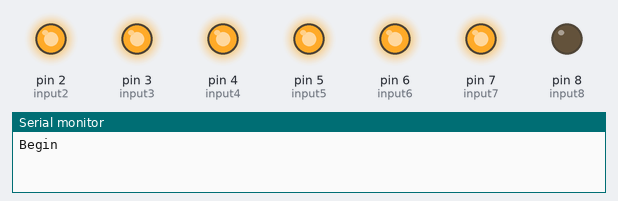
A sketch run on a simulated Arduino Uno, built with avr-gcc and run on an emulated ATmega328P. Shown: output pins drawn as LEDs (lit = HIGH), the last lines printed to the serial monitor.

Above: at 0.5 s.
At 2.5 s:
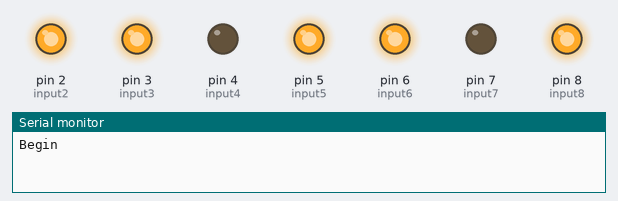
At 3.5 s:
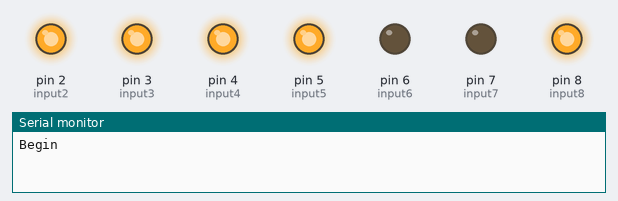
At 5.5 s:
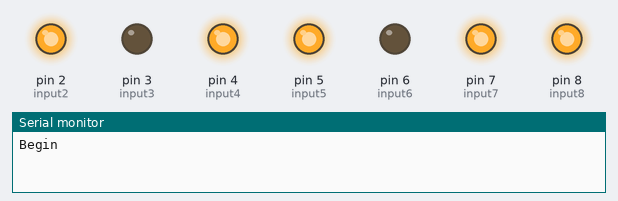
At 8.5 s:
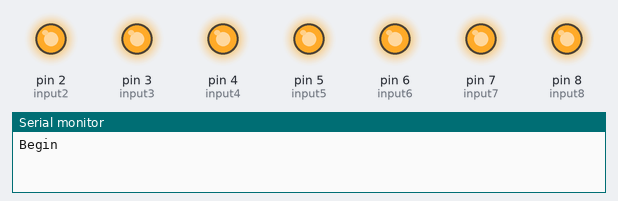
At 11.5 s:
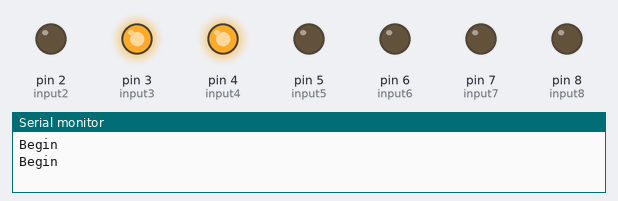
Timing chart, 0 to 13.0 s (numbered marks = the images above):
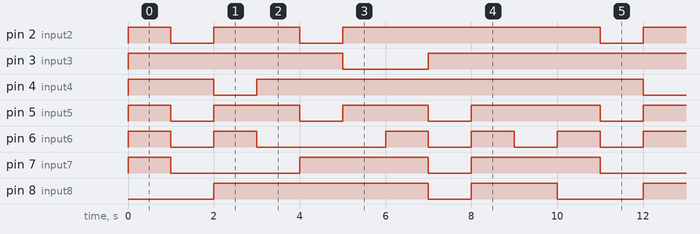

The sketch:

task4.ard.ino
```cpp
int input2 = 2;
int input3 = 3;
int input4 = 4;
int input5 = 5;
int input6 = 6;
int input7 = 7;
int input8 = 8;

int inPutPinA;
int inPutPinB;
int inPutPinC;
int inPutPinD;
int inPutPinE;
int inPutPinF;
int inPutPinG;

void setup() {
  Serial.begin(9600);
  pinMode(input2,OUTPUT);
  pinMode(input3,OUTPUT);
  pinMode(input4,OUTPUT);
  pinMode(input5,OUTPUT);
  pinMode(input6,OUTPUT);
  pinMode(input7,OUTPUT);
  pinMode(input8,OUTPUT);
}

void loop() {
  Serial.println("Begin");
  inPutPinA = HIGH;
  inPutPinB = HIGH;
  inPutPinC = HIGH;
  inPutPinD = HIGH;
  inPutPinE = HIGH;
  inPutPinF = HIGH;
  inPutPinG = LOW;
  digitalWrite(input2, inPutPinA);
  digitalWrite(input3, inPutPinB);
  digitalWrite(input4, inPutPinC);
  digitalWrite(input5, inPutPinD);
  digitalWrite(input6, inPutPinE);
  digitalWrite(input7, inPutPinF);
  digitalWrite(input8, inPutPinG);
  delay(1000);

  inPutPinA = LOW;
  inPutPinB = HIGH;
  inPutPinC = HIGH;
  inPutPinD = LOW;
  inPutPinE = LOW;
  inPutPinF = LOW;
  inPutPinG = LOW;
  digitalWrite(input2, inPutPinA);
  digitalWrite(input3, inPutPinB);
  digitalWrite(input4, inPutPinC);
  digitalWrite(input5, inPutPinD);
  digitalWrite(input6, inPutPinE);
  digitalWrite(input7, inPutPinF);
  digitalWrite(input8, inPutPinG);
  delay(1000);

  inPutPinA = HIGH;
  inPutPinB = HIGH;
  inPutPinC = LOW;
  inPutPinD = HIGH;
  inPutPinE = HIGH;
  inPutPinF = LOW;
  inPutPinG = HIGH;
  digitalWrite(input2, inPutPinA);
  digitalWrite(input3, inPutPinB);
  digitalWrite(input4, inPutPinC);
  digitalWrite(input5, inPutPinD);
  digitalWrite(input6, inPutPinE);
  digitalWrite(input7, inPutPinF);
  digitalWrite(input8, inPutPinG);
  delay(1000);

  inPutPinA = HIGH;
  inPutPinB = HIGH;
  inPutPinC = HIGH;
  inPutPinD = HIGH;
  inPutPinE = LOW;
  inPutPinF = LOW;
  inPutPinG = HIGH;
  digitalWrite(input2, inPutPinA);
  digitalWrite(input3, inPutPinB);
  digitalWrite(input4, inPutPinC);
  digitalWrite(input5, inPutPinD);
  digitalWrite(input6, inPutPinE);
  digitalWrite(input7, inPutPinF);
  digitalWrite(input8, inPutPinG);
  delay(1000);

  inPutPinA = LOW;
  inPutPinB = HIGH;
  inPutPinC = HIGH;
  inPutPinD = LOW;
  inPutPinE = LOW;
  inPutPinF = HIGH;
  inPutPinG = HIGH;
  digitalWrite(input2, inPutPinA);
  digitalWrite(input3, inPutPinB);
  digitalWrite(input4, inPutPinC);
  digitalWrite(input5, inPutPinD);
  digitalWrite(input6, inPutPinE);
  digitalWrite(input7, inPutPinF);
  digitalWrite(input8, inPutPinG);
  delay(1000);

  inPutPinA = HIGH;
  inPutPinB = LOW;
  inPutPinC = HIGH;
  inPutPinD = HIGH;
  inPutPinE = LOW;
  inPutPinF = HIGH;
  inPutPinG = HIGH;
  digitalWrite(input2, inPutPinA);
  digitalWrite(input3, inPutPinB);
  digitalWrite(input4, inPutPinC);
  digitalWrite(input5, inPutPinD);
  digitalWrite(input6, inPutPinE);
  digitalWrite(input7, inPutPinF);
  digitalWrite(input8, inPutPinG);
  delay(1000);

  inPutPinA = HIGH;
  inPutPinB = LOW;
  inPutPinC = HIGH;
  inPutPinD = HIGH;
  inPutPinE = HIGH;
  inPutPinF = HIGH;
  inPutPinG = HIGH;
  digitalWrite(input2, inPutPinA);
  digitalWrite(input3, inPutPinB);
  digitalWrite(input4, inPutPinC);
  digitalWrite(input5, inPutPinD);
  digitalWrite(input6, inPutPinE);
  digitalWrite(input7, inPutPinF);
  digitalWrite(input8, inPutPinG);
  delay(1000);

   inPutPinA = HIGH;
  inPutPinB = HIGH;
  inPutPinC = HIGH;
  inPutPinD = LOW;
  inPutPinE = LOW;
  inPutPinF = LOW;
  inPutPinG = LOW;
  digitalWrite(input2, inPutPinA);
  digitalWrite(input3, inPutPinB);
  digitalWrite(input4, inPutPinC);
  digitalWrite(input5, inPutPinD);
  digitalWrite(input6, inPutPinE);
  digitalWrite(input7, inPutPinF);
  digitalWrite(input8, inPutPinG);
  delay(1000);

  inPutPinA = HIGH;
  inPutPinB = HIGH;
  inPutPinC = HIGH;
  inPutPinD = HIGH;
  inPutPinE = HIGH;
  inPutPinF = HIGH;
  inPutPinG = HIGH;
  digitalWrite(input2, inPutPinA);
  digitalWrite(input3, inPutPinB);
  digitalWrite(input4, inPutPinC);
  digitalWrite(input5, inPutPinD);
  digitalWrite(input6, inPutPinE);
  digitalWrite(input7, inPutPinF);
  digitalWrite(input8, inPutPinG);
  delay(1000);

  inPutPinA = HIGH;
  inPutPinB = HIGH;
  inPutPinC = HIGH;
  inPutPinD = HIGH;
  inPutPinE = LOW;
  inPutPinF = HIGH;
  inPutPinG = HIGH;
  digitalWrite(input2, inPutPinA);
  digitalWrite(input3, inPutPinB);
  digitalWrite(input4, inPutPinC);
  digitalWrite(input5, inPutPinD);
  digitalWrite(input6, inPutPinE);
  digitalWrite(input7, inPutPinF);
  digitalWrite(input8, inPutPinG);
  delay(1000);
}
```

Measured:
- by itself, pin 2 (input2): repeats every 10.0 s: LOW 1.0 s, HIGH 2.0 s, LOW 1.0 s, HIGH 6.0 s
- by itself, pin 3 (input3): repeats every 10.0 s: LOW 2.0 s, HIGH 8.0 s
- by itself, pin 4 (input4): repeats every 10.0 s: LOW 1.0 s, HIGH 9.0 s
- by itself, pin 5 (input5): repeats every 10.0 s: 2 × (LOW 1.0 s, HIGH 2.0 s), LOW 1.0 s, HIGH 3.0 s
- by itself, pin 6 (input6): repeats every 10.0 s: LOW 1.0 s, HIGH 1.0 s, LOW 3.0 s, 2 × (HIGH 1.0 s, LOW 1.0 s), HIGH 1.0 s
- by itself, pin 7 (input7): repeats every 10.0 s: LOW 3.0 s, HIGH 3.0 s, LOW 1.0 s, HIGH 3.0 s
- by itself, pin 8 (input8): repeats every 10.0 s: LOW 1.0 s, HIGH 2.0 s, LOW 2.0 s, HIGH 5.0 s
